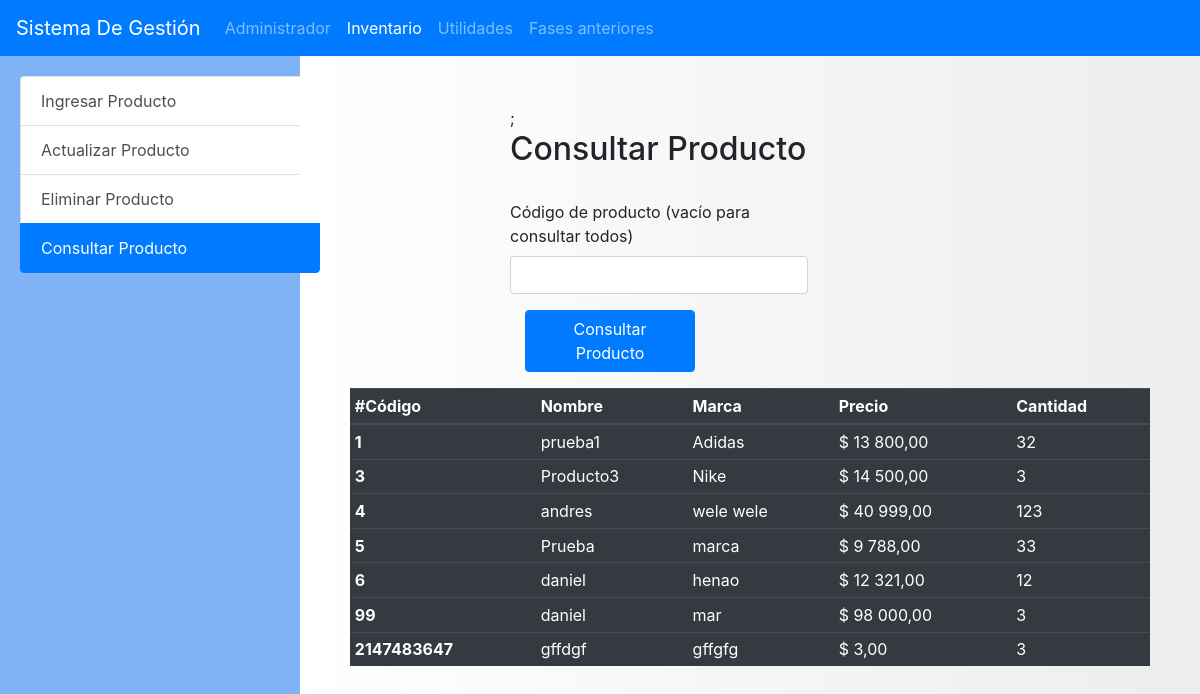
Screenshot of /inventarioCon.php with the database file from the repository.
### tables this page shows
CREATE TABLE `tabla10` (
  `id` int(11) NOT NULL,
  `nombre` varchar(50) DEFAULT NULL,
  `marca` varchar(50) DEFAULT NULL,
  `precio` int(11) DEFAULT NULL,
  `cantidad` int(11) DEFAULT NULL,
  PRIMARY KEY (`id`)
);

### consultar.php (the view, shortened to what this page needs)
<?php
    include("conexion.php");
    $id = trim($_POST['id']);
    if($id != "")
        $query = "select * from tabla10 where id = ".$id;
    else
        $query = "select * from tabla10";
        $resultado = mysqli_query($conn, $query);
        if($resultado){
        $numfilas = $resultado->num_rows;
        echo '<table class="table table-sm table-dark">
        <thead>
          <tr>
            <th scope="col">#Código</th>
            <th scope="col">Nombre</th>
            <th scope="col">Marca</th>
            <th scope="col">Precio</th>
            <th scope="col">Cantidad</th>
          </tr>
        </thead>
        <tbody>
         ';
        for ($x=0;$x<$numfilas;$x++) {
            $fila = $resultado->fetch_object();
            echo '<tr>
            <th scope="row">'.$fila->id.'</th>
            <td>'.$fila->nombre.'</td>
            <td>'.$fila->marca.'</td>
            <td>$ '.number_format($fila->precio, 2, ',', ' ').'</td>
            <td>'.$fila->cantidad.'</td>
          </tr>';
        }
        echo "</tbody>
        </table>";
    }else
       echo "Hay campos vacios";
?>

### inventarioCon.php (shortened to what this page needs)
<!DOCTYPE html>
<html lang="es">
<head>
  <link rel="stylesheet" href="https://stackpath.bootstrapcdn.com/bootstrap/4.5.0/css/bootstrap.min.css"
>
  <link rel="stylesheet" href="css/style.css" />
</head>
<body>
  <nav class="navbar navbar-expand-lg    bg-primary navbar-dark">
    <span class="navbar-brand" href="#">Sistema De Gestión</span>
    <div class="collapse navbar-collapse" id="navbarNavAltMarkup">
      <div class="navbar-nav">
        <a class="nav-item nav-link" href="index.php">Administrador </a>
        <a class="nav-item nav-link active" href="inventario.php">Inventario</a>
        <a class="nav-item nav-link" href="utilidades.html">Utilidades</a>
        <a class="nav-item nav-link" href="FaseAnterior.html">Fases anteriores</a>
      </div>
    </div>
  </nav>
  <div class="contenedorizq">
    <div class="list-group menu2">
      <a href="inventario.php" class="list-group-item list-group-item-action">
        Ingresar Producto
      </a>
      <a href="inventarioAct.php" class="list-group-item list-group-item-action">Actualizar Producto</a>
      <a href="inventarioEli.php" class="list-group-item list-group-item-action">Eliminar Producto</a>
      <a href="inventarioCon.php" class="list-group-item list-group-item-action active">Consultar Producto</a>
    </div>
  </div>
  <div class="contenedor3">
    <div class="contenedor3interno">
      <form method="post" onsubmit="return validar(this);">;
        <H2>Consultar Producto</H2></br>
        <div class="form-row">
          <div class="form-group col-md-9">
            <label for="inputAddress">Código de producto (vacío para consultar todos)</label>
            <input type="text" class="form-control" name="id" id="inputAddress" placeholder="">
          </div>
        </div>
        <div class="form-group col-md-6">
          <button type="submit" class="btn btn-primary">Consultar Producto</button>
        </div>
    </div>
    <?php
        include("consultar.php");
      ?>
  </div>
</body>
</html>

### css/style.css (style rules this page uses)
body { font-family: -apple-system, BlinkMacSystemFont, 'Segoe UI', Roboto, Oxygen, Ubuntu, Cantarell, 'Open Sans', 'Helvetica Neue', sans-serif; }
.menu2 { width: 300px; margin: 20px; }
.contenedorizq { width: 25%; height: 900px; background-color: #7FB3F6; position: relative; float: left; }
.contenedor3 { height: 900px; width: 75%; position: relative; float: left; padding: 50px; background: rgba(255, 255, 255, 1); background: -moz-linear-gradient(left, rgba(255, 255, 255, 1) 0%, rgba(246, 246, 246, 1) 47%, rgba(237, 237, 237, 1) 100%); background: -webkit-gradient(left top, right top, color-stop(0%, rgba(255, 255, 255, 1)), color-stop(47%, rgba(246, 246, 246, 1)), color-stop(100%, rgba(237, 237, 237, 1))); background: -webkit-linear-gradient(left, rgba(255, 255, 255, 1) 0%, rgba(246, 246, 246, 1) 47%, rgba(237, 237, 237, 1) 100%); background: -o-linear-gradient(left, rgba(255, 255, 255, 1) 0%, rgba(246, 246, 246, 1) 47%, rgba(237, 237, 237, 1) 100%); background: -ms-linear-gradient(left, rgba(255, 255, 255, 1) 0%, rgba(246, 246, 246, 1) 47%, rgba(237, 237, 237, 1) 100%); background: linear-gradient(to right, rgba(255, 255, 255, 1) 0%, rgba(246, 246, 246, 1) 47%, rgba(237, 237, 237, 1) 100%); filter: progid:DXImageTransform.Microsoft.gradient( startColorstr='#ffffff', endColorstr='#ededed', GradientType=1); }
.contenedor3interno { width: 50%; margin-left: 20%; }

### rows the page displays
tabla10: id "1", nombre "prueba1", marca "Adidas", precio "13 800,00", cantidad "32"
tabla10: id "3", nombre "Producto3", marca "Nike", precio "14 500,00", cantidad "3"
tabla10: id "4", nombre "andres", marca "wele wele", precio "40 999,00", cantidad "123"
tabla10: id "5", nombre "Prueba", marca "marca", precio "9 788,00", cantidad "33"
tabla10: id "6", nombre "daniel", marca "henao", precio "12 321,00", cantidad "12"
tabla10: id "99", nombre "daniel", marca "mar", precio "98 000,00", cantidad "3"
tabla10: id "2147483647", nombre "gffdgf", marca "gffgfg", precio "3,00", cantidad "3"
